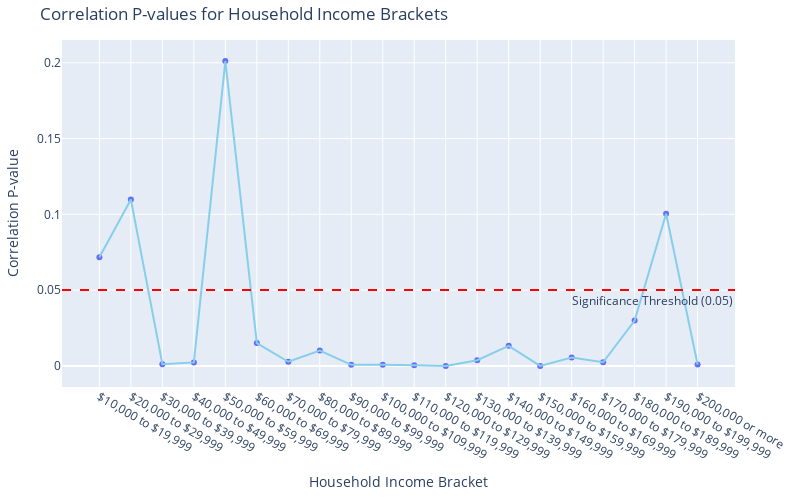

Write notebook code for a chart like this one.
### Code cell
p_values = simple_model.pvalues.drop('Intercept')

plot_data = pd.DataFrame({'Household Income Bracket': income_categories[1:], 'Correlation P-value': p_values.values})

fig = px.scatter(
    plot_data,
    x='Household Income Bracket',
    y='Correlation P-value',
    title='Correlation P-values for Household Income Brackets',
)

fig.add_scatter(
    x=plot_data['Household Income Bracket'],
    y=plot_data['Correlation P-value'],
    mode='lines',
    line=dict(color='skyblue', width=2),
    showlegend=False,
)

fig.add_hline(
    y=0.05,
    line_dash="dash",
    line_color="red",
    annotation_text="Significance Threshold (0.05)",
    annotation_position="bottom right"
)

# Modify the x-axis scale to show more numbers
fig.update_layout(
	width=800,
	height=500,
	margin=dict(t=40, b=40, l=40, r=40)  # Reduce the margins (top, bottom, left, right)
)

# Render the plot
fig.show()

### Figure 1 — Plotly figure (JSON) as saved in the notebook; plotly's stock layout.template omitted (floating-point values rounded to 4 significant figures)
{"data": [{"hovertemplate": "Household Income Bracket=%{x}<br>Correlation P-value=%{y}<extra></extra>", "legendgroup": "", "marker": {"color": "#636efa", "symbol": "circle"}, "mode": "markers", "name": "", "orientation": "v", "showlegend": false, "type": "scatter", "x": ["$10,000 to $19,999", "$20,000 to $29,999", "$30,000 to $39,999", "$40,000 to $49,999", "$50,000 to $59,999", "$60,000 to $69,999", "$70,000 to $79,999", "$80,000 to $89,999", "$90,000 to $99,999", "$100,000 to $109,999", "$110,000 to $119,999", "$120,000 to $129,999", "$130,000 to $139,999", "$140,000 to $149,999", "$150,000 to $159,999", "$160,000 to $169,999", "$170,000 to $179,999", "$180,000 to $189,999", "$190,000 to $199,999", "$200,000 or more"], "xaxis": "x", "y": [0.07167, 0.1098, 0.001099, 0.002324, 0.2011, 0.0151, 0.002737, 0.01013, 0.0006805, 0.0007698, 0.000365, 7.598e-06, 0.003743, 0.01326, 8.553e-07, 0.005512, 0.002385, 0.02997, 0.1004, 0.0009256], "yaxis": "y"}, {"line": {"color": "skyblue", "width": 2}, "mode": "lines", "showlegend": false, "type": "scatter", "x": ["$10,000 to $19,999", "$20,000 to $29,999", "$30,000 to $39,999", "$40,000 to $49,999", "$50,000 to $59,999", "$60,000 to $69,999", "$70,000 to $79,999", "$80,000 to $89,999", "$90,000 to $99,999", "$100,000 to $109,999", "$110,000 to $119,999", "$120,000 to $129,999", "$130,000 to $139,999", "$140,000 to $149,999", "$150,000 to $159,999", "$160,000 to $169,999", "$170,000 to $179,999", "$180,000 to $189,999", "$190,000 to $199,999", "$200,000 or more"], "y": [0.07167, 0.1098, 0.001099, 0.002324, 0.2011, 0.0151, 0.002737, 0.01013, 0.0006805, 0.0007698, 0.000365, 7.598e-06, 0.003743, 0.01326, 8.553e-07, 0.005512, 0.002385, 0.02997, 0.1004, 0.0009256]}], "layout": {"annotations": [{"showarrow": false, "text": "Significance Threshold (0.05)", "x": 1, "xanchor": "right", "xref": "x domain", "y": 0.05, "yanchor": "top", "yref": "y"}], "height": 500, "legend": {"tracegroupgap": 0}, "margin": {"b": 40, "l": 40, "r": 40, "t": 40}, "shapes": [{"line": {"color": "red", "dash": "dash"}, "type": "line", "x0": 0, "x1": 1, "xref": "x domain", "y0": 0.05, "y1": 0.05, "yref": "y"}], "title": {"text": "Correlation P-values for Household Income Brackets"}, "width": 800, "xaxis": {"anchor": "y", "domain": [0, 1], "title": {"text": "Household Income Bracket"}}, "yaxis": {"anchor": "x", "domain": [0, 1], "title": {"text": "Correlation P-value"}}}}
